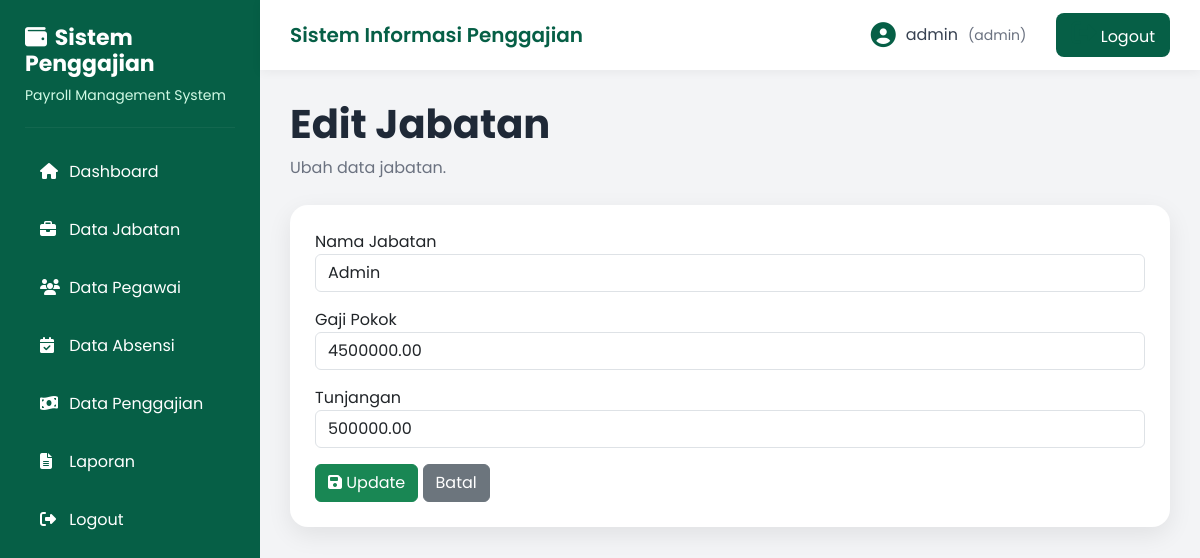
Page /admin/jabatan/edit.php?id=6 (signed in) on the committed database.
### tables this page shows
CREATE TABLE `jabatan` (
  `id_jabatan` int(11) NOT NULL,
  `nama_jabatan` varchar(100) NOT NULL,
  `gaji_pokok` decimal(12,2) NOT NULL,
  `tunjangan` decimal(12,2) NOT NULL
);

### admin/jabatan/edit.php (the view, shortened to what this page needs)
<?php
include '../../config/koneksi.php';
$id = $_GET['id'];
$query = mysqli_query($koneksi, "SELECT * FROM jabatan WHERE id_jabatan='$id'");
$data = mysqli_fetch_assoc($query);
include '../../template/header.php';
include '../../template/sidebar.php';
include '../../template/navbar.php';
?>
<div class="content">
    <div class="page-title">
        <h2>Edit Jabatan</h2>
        <p>Ubah data jabatan.</p>
    </div>
    <div class="card-custom">
        <form action="proses_edit.php" method="POST">
            <div class="mb-3">
                <label>Nama Jabatan</label>
                <input
                    type="text"
                    name="nama_jabatan"
                    class="form-control"
                    value="<?= $data['nama_jabatan']; ?>"
                    required>
            </div>
            <div class="mb-3">
                <label>Gaji Pokok</label>
                <input
                    type="number"
                    name="gaji_pokok"
                    class="form-control"
                    value="<?= $data['gaji_pokok']; ?>"
                    required>
            </div>
            <div class="mb-3">
                <label>Tunjangan</label>
                <input
                    type="number"
                    name="tunjangan"
                    class="form-control"
                    value="<?= $data['tunjangan']; ?>"
                    required>
            </div>
            <button class="btn btn-success">
                <i class="fas fa-save"></i>
                Update
            </button>
            <a href="index.php" class="btn btn-secondary">
                Batal
            </a>
        </form>
    </div>
</div>
<?php
include '../../template/footer.php';
?>

### assets/css/style.css (style rules this page uses)
* { margin:0; padding:0; box-sizing:border-box; font-family:'Poppins',sans-serif; }
body { background:#F3F4F6; }
.content { margin-left:260px; padding:30px; }
.page-title { margin-bottom:25px; }
.page-title h2 { font-size:40px; font-weight:700; color:#1F2937; margin-bottom:8px; }
.page-title p { color:#6B7280; font-size:16px; }
.card-custom { background:#fff; border-radius:18px; padding:25px; box-shadow:0 8px 25px rgba(0,0,0,.08); }

### rows in the picture
jabatan: nama_jabatan "Admin", gaji_pokok "4500000.00", tunjangan "500000.00"

### other values in the picture
$_SESSION['username'] "admin"
$_SESSION['role'] "admin"
